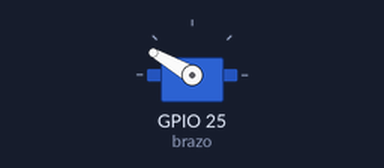
Recording of a sketch running on a simulated ESP32. Parts: servo. What the sketch prints to the serial monitor is not drawn.

Above: at 0.05 s.
Timing chart, 0 to 4.6 s (numbered marks = the images above):
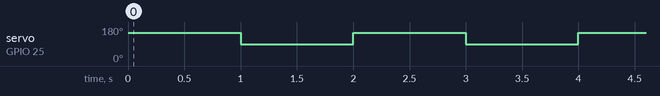

Measured:
- by itself, servo on GPIO 25 (brazo): alternates 150° for 1.0 s and 90° for 1.0 s

The sketch:

prueba_servo_ideaboard.ino
```cpp
// Prueba del servo en la IdeaBoard: mueve el brazo de 90 a 150 grados sin parar.
// Servo en la fila IO25 (cafe GND, rojo V+, naranja senal).
#include <ESP32Servo.h>
Servo brazo;
void setup() {
  Serial.begin(115200);
  ESP32PWM::allocateTimer(0);
  brazo.setPeriodHertz(50);
  brazo.attach(25, 500, 2400);
  Serial.println("Prueba del servo");
}
void loop() {
  brazo.write(150);
  delay(1000);
  brazo.write(90);
  delay(1000);
}
```
